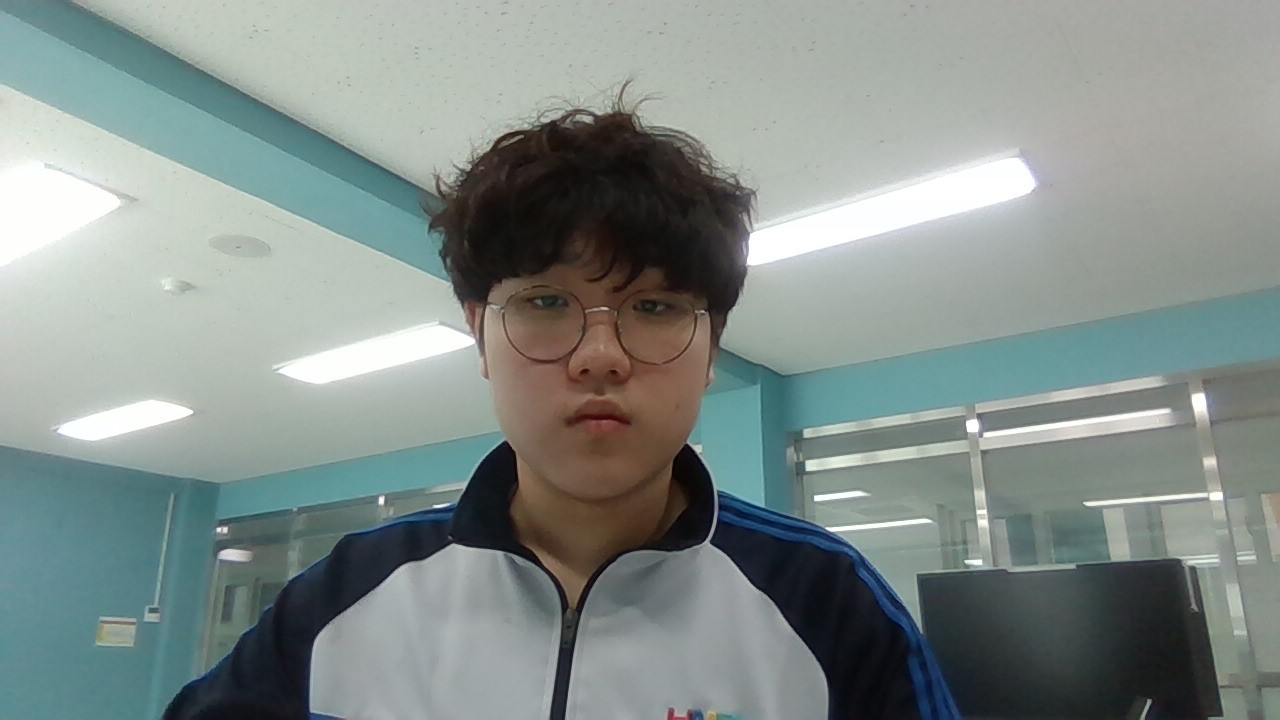
#> input picture OpenCV/code/BSSM/calc/images/image1.jpg, 1280 x 720 px
$ python image_mask.py
#> lines starting #> are read from the running program, lines starting #| are printed output that depends on the picture
import cv2
from matplotlib import pyplot as plt

def nothing():
    pass

img1 = cv2.imread('./images/image1.jpg', cv2.COLOR_GRAY2BGR)
#> img1 is the input picture: shape (720, 1280, 3); mean B, G, R 138.8, 142.2, 131.9
img2 = cv2.imread('./images/image2.jpg', cv2.COLOR_GRAY2BGR)
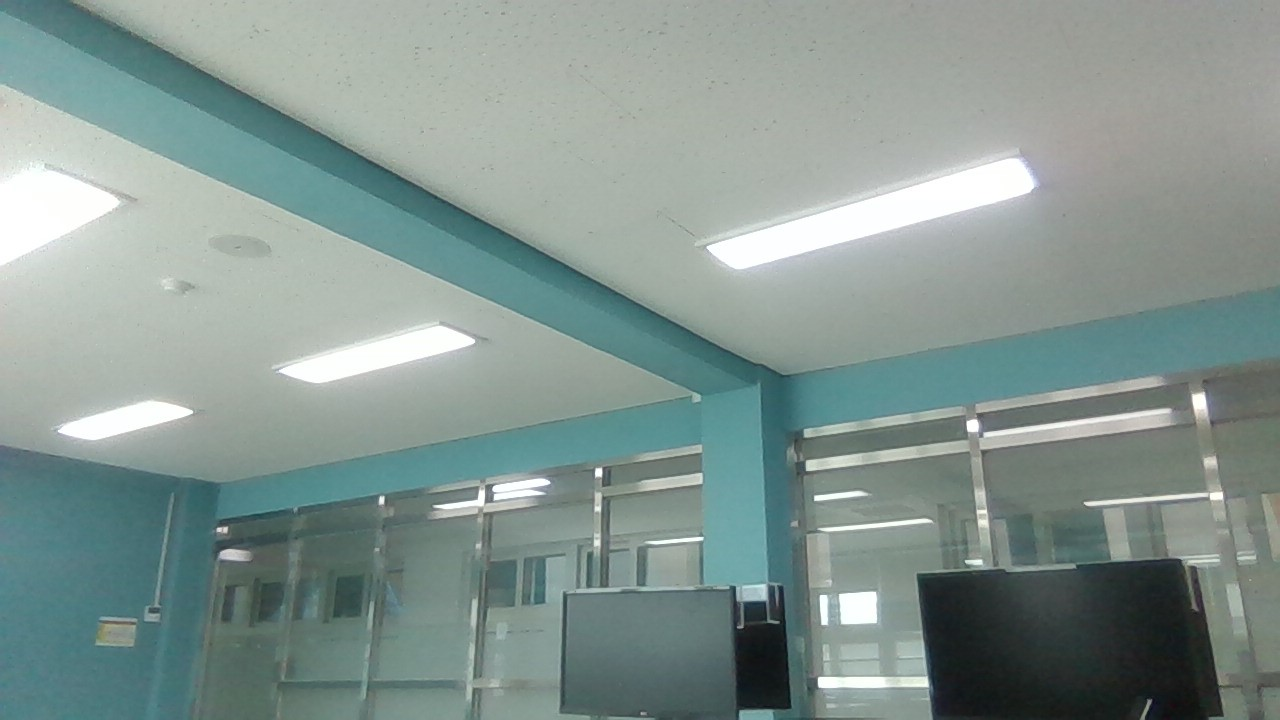
#> input picture OpenCV/code/BSSM/calc/images/image2.jpg, 1280 x 720 px
#> img2 is the input picture: shape (720, 1280, 3); mean B, G, R 145, 149.6, 132.8

img3 = cv2.absdiff(img1, img2)
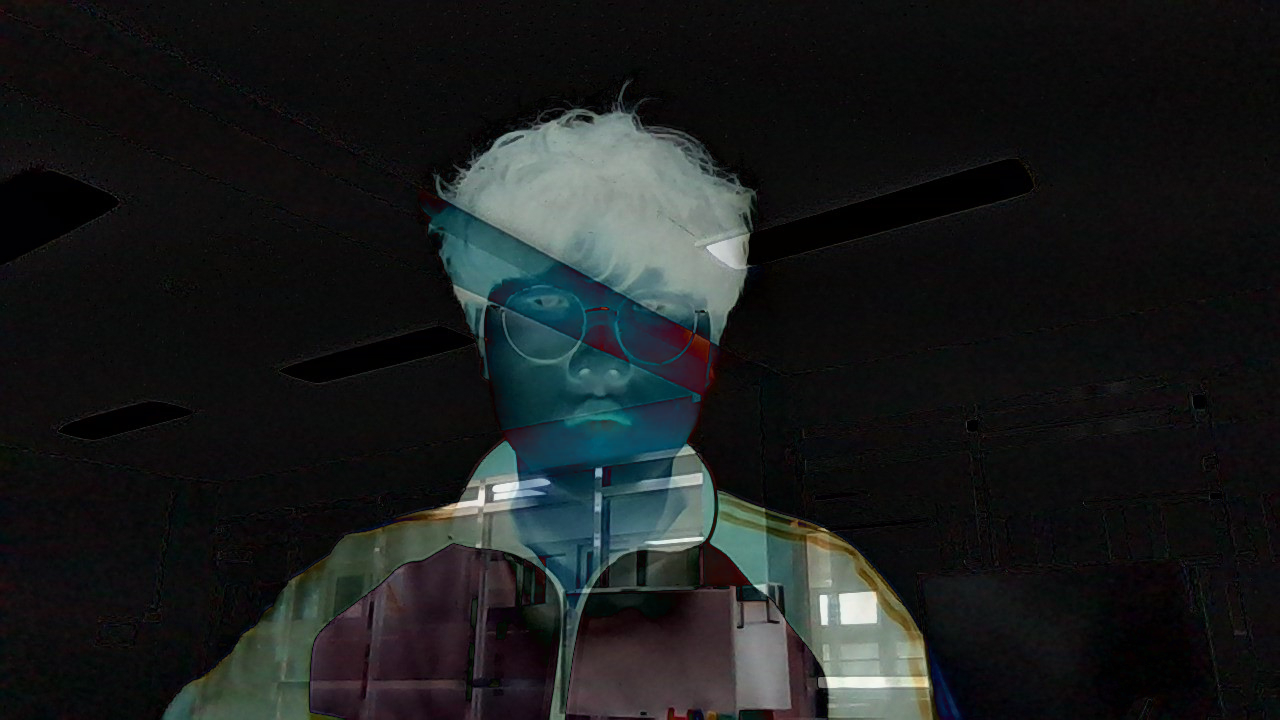
#> img3: shape (720, 1280, 3); mean B, G, R 29, 28.9, 26.1

ret, img4 = cv2.threshold(img3, 30, 255, cv2.THRESH_BINARY)
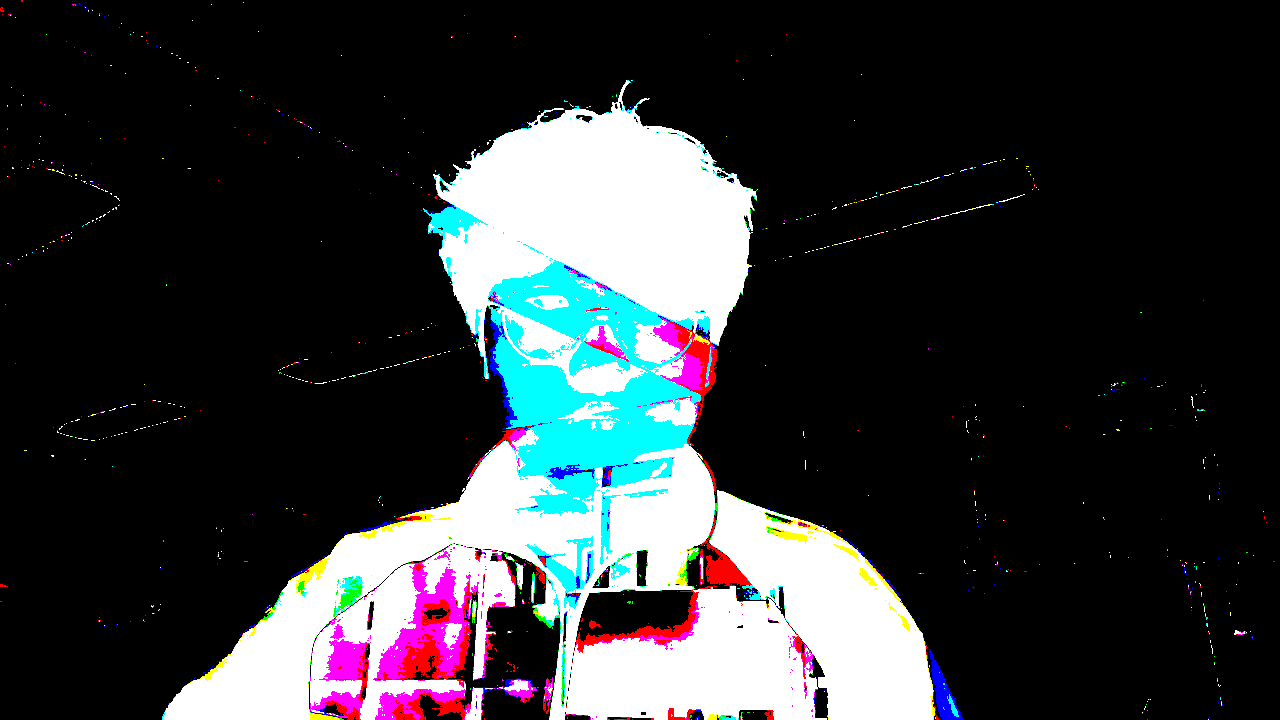
#> img4: shape (720, 1280, 3); mean B, G, R 56.1, 53.5, 50

img5 = cv2.bitwise_and(img4, img1)
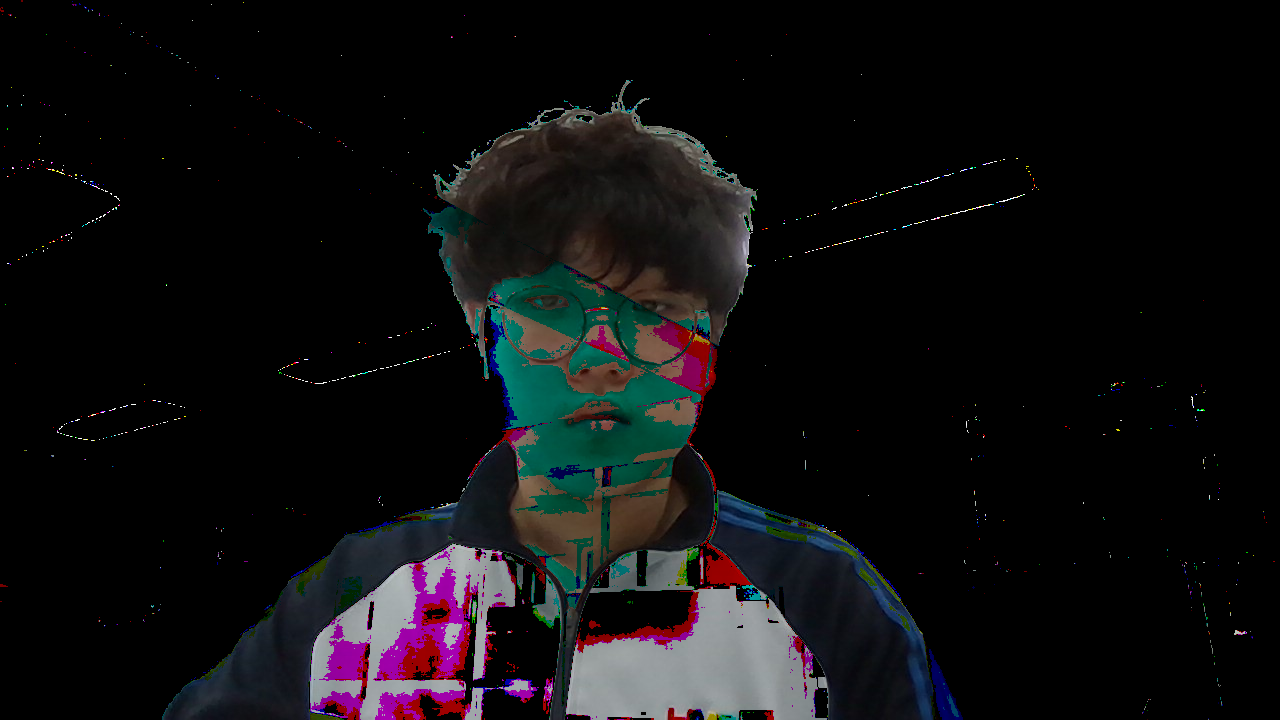
#> img5: shape (720, 1280, 3); mean B, G, R 15.9, 14.5, 14.9

titles = ['src', 'map', 'absDiff', 'mask']
imgs   = [img1, img2, img3, img5]

for i in range(4):
    plt.subplot(2,2,i+1)
    plt.imshow(imgs[i])
    plt.title(titles[i])
    plt.xticks([])
    plt.yticks([])
plt.show()
#> figure, not shown here; B, G, R data is drawn as R, G, B
